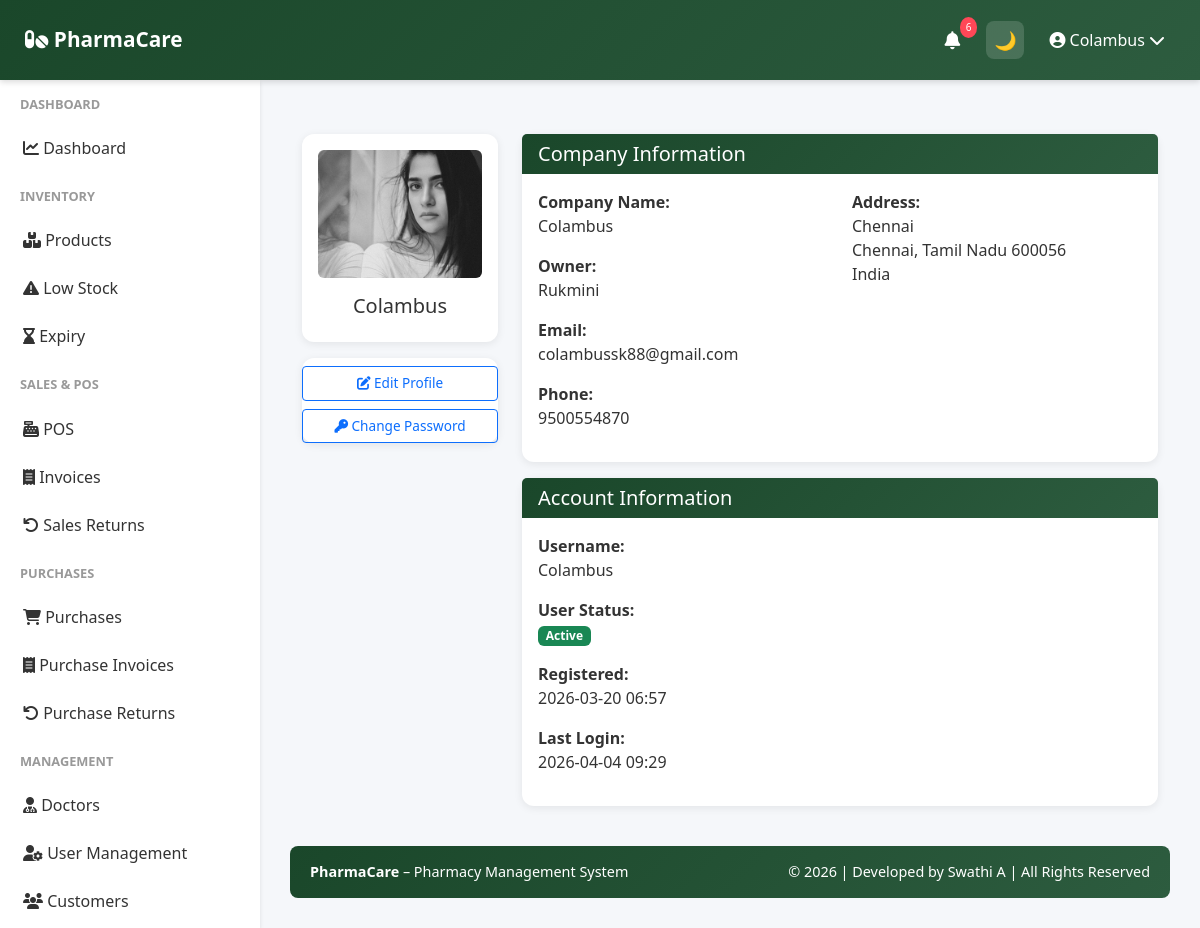
The app's page /profile (signed in) with its own data.
### app/models.py (models this page shows, shortened)
class User(UserMixin, db.Model):
    __tablename__ = 'user'
    id = db.Column(db.Integer, primary_key=True)
    company_id = db.Column(db.Integer, db.ForeignKey('company.id'), nullable=False)
    role = db.Column(db.String(20), default='manager')
    username = db.Column(db.String(255), unique=True, nullable=False)
    password_hash = db.Column(db.String(255), nullable=False)
    is_active = db.Column(db.Boolean, default=True)
    last_login = db.Column(db.DateTime)
    created_date = db.Column(db.DateTime, default=datetime.utcnow)
    updated_date = db.Column(db.DateTime, default=datetime.utcnow, onupdate=datetime.utcnow)
    company = db.relationship('Company', back_populates='user')

class Company(db.Model):
    __tablename__ = 'company'
    id = db.Column(db.Integer, primary_key=True)
    company_id = db.Column(db.String(36), unique=True, default=lambda: str(uuid.uuid4()))
    company_name = db.Column(db.String(255), nullable=False)
    owner_name = db.Column(db.String(255), nullable=False)
    email = db.Column(db.String(255), unique=True, nullable=False)
    phone = db.Column(db.String(20), nullable=False)
    address = db.Column(db.String(500), nullable=False)
    city = db.Column(db.String(100), nullable=False)
    state = db.Column(db.String(100), nullable=False)
    country = db.Column(db.String(100), nullable=False)
    postal_code = db.Column(db.String(20), nullable=False)
    gst_number = db.Column(db.String(50), unique=True)
    drug_license_number = db.Column(db.String(100), unique=True)
    logo_path = db.Column(db.String(500))
    is_active = db.Column(db.Boolean, default=True)
    created_date = db.Column(db.DateTime, default=datetime.utcnow)
    updated_date = db.Column(db.DateTime, default=datetime.utcnow, onupdate=datetime.utcnow)
    user = db.relationship('User', back_populates='company', uselist=False, cascade='all, delete-orphan')
    products = db.relationship('Product', back_populates='company', cascade='all, delete-orphan')
    sales = db.relationship('Sale', back_populates='company', cascade='all, delete-orphan')
    purchases = db.relationship('Purchase', back_populates='company', cascade='all, delete-orphan')
    customers = db.relationship('Customer', back_populates='company', cascade='all, delete-orphan')
    suppliers = db.relationship('Supplier', back_populates='company', cascade='all, delete-orphan')
    expenses = db.relationship('Expense', back_populates='company', cascade='all, delete-orphan')
    alerts = db.relationship('Alert', back_populates='company', cascade='all, delete-orphan')

### app/routes/auth.py (the view)
@auth_bp.route('/profile')
@login_required
def profile():
    company = current_user.company
    return render_template('profile.html', company=company)

### app/templates/profile.html (shortened to what this page needs)
{% extends "base.html" %}
{% block content %}
<div class="container mt-4">
    <div class="row">
        <div class="col-md-3">
            <div class="card text-center">
                <div class="card-body">
                    {% if company.logo_path %}
                    <img src="{{ url_for('static', filename=company.logo_path) }}" class="img-fluid rounded" style="max-height: 150px;">
                    {% else %}
                    <div class="bg-light rounded p-4">
                        <i class="fas fa-hospital" style="font-size: 80px; color: #ccc;"></i>
                    </div>
                    {% endif %}
                    <h5 class="mt-3">{{ company.company_name }}</h5>
                </div>
            </div>
            <div class="card mt-3">
                <div class="list-group list-group-flush">
                    <a href="{{ url_for('auth.edit_profile') }}" class="btn btn-outline-primary btn-sm w-100 mt-2">
                        <i class="fas fa-edit"></i> Edit Profile
                    </a>
                    <a href="{{ url_for('auth.change_password') }}" class="btn btn-outline-primary btn-sm w-100 mt-2">
                        <i class="fas fa-key"></i> Change Password
                    </a>
                </div>
            </div>
        </div>
        <div class="col-md-9">
            <div class="card">
                <div class="card-header">
                    <h5 class="mb-0">Company Information</h5>
                </div>
                <div class="card-body">
                    <div class="row">
                        <div class="col-md-6">
                            <p><strong>Company Name:</strong><br>{{ company.company_name }}</p>
                            <p><strong>Owner:</strong><br>{{ company.owner_name }}</p>
                            <p><strong>Email:</strong><br>{{ company.email }}</p>
                            <p><strong>Phone:</strong><br>{{ company.phone }}</p>
                        </div>
                        <div class="col-md-6">
                            <p><strong>Address:</strong><br>{{ company.address }}<br>{{ company.city }}, {{ company.state }} {{ company.postal_code }}<br>{{ company.country }}</p>
                        </div>
                    </div>
                </div>
            </div>
            <div class="card mt-3">
                <div class="card-header">
                    <h5 class="mb-0">Account Information</h5>
                </div>
                <div class="card-body">
                    <p><strong>Username:</strong><br>{{ current_user.username }}</p>
                    <p><strong>User Status:</strong><br><span class="badge bg-success">Active</span></p>
                        <p><strong>Registered:</strong><br>{{ company.created_date.strftime('%Y-%m-%d %H:%M') if company.created_date else '' }}</p>
                        <p><strong>Last Login:</strong><br>{{ current_user.last_login.strftime('%Y-%m-%d %H:%M') if current_user.last_login else '' }}</p>
                </div>
            </div>
        </div>
    </div>
</div>
{% endblock %}

### app/templates/base.html (shortened to what this page needs)
<!doctype html>
<html lang="en" data-theme="light">
  <head>
    <link
      href="https://cdn.jsdelivr.net/npm/bootstrap@5.3.0/dist/css/bootstrap.min.css"
      rel="stylesheet"
    />
    <link
      rel="stylesheet"
      href="https://cdnjs.cloudflare.com/ajax/libs/font-awesome/6.4.0/css/all.min.css"
    />
  </head>
  <body>
   <nav class="navbar">
  <a class="navbar-brand" href="{{ url_for('dashboard.dashboard') }}">
    <i class="fas fa-pills"></i> PharmaCare
  </a>
  <div class="navbar-right">
    <div class="nav-icon dropdown">
      <a href="#" data-bs-toggle="dropdown">
        <i class="fas fa-bell"></i>
        <span id="alert-badge" class="notification-badge">3</span>
      </a>
    </div>
    <button id="themeToggle" class="nav-icon">
      🌙
    </button>
    <div class="user-menu-navbar dropdown">
      <a href="#" data-bs-toggle="dropdown">
        <i class="fas fa-user-circle"></i>
        {{ current_user.username }}
        <i class="fas fa-chevron-down"></i>
      </a>
    </div>
  </div>
</nav>
    {% if current_user.is_authenticated %}
    <div class="sidebar">
      <nav class="nav flex-column">
        {% if current_user.company and current_user.company.company_name ==
        'Platform Admin' %}
        <div class="nav-section-title">Admin</div>
        <a
          class="nav-link {% if 'admin/companies' in request.path %}active{% endif %}"
          href="{{ url_for('admin.companies_list') }}"
        >
          <i class="fas fa-building"></i> Companies
        </a>
        <a class="nav-link" href="{{ url_for('auth.profile') }}">
          <i class="fas fa-cog"></i> Settings
        </a>
        {% else %}
        <div class="nav-section-title">Dashboard</div>
        <a
          class="nav-link {% if request.endpoint == 'dashboard.dashboard' %}active{% endif %}"
          href="{{ url_for('dashboard.dashboard') }}"
        >
          <i class="fas fa-chart-line"></i> Dashboard
        </a>
        <div class="nav-section-title">Inventory</div>
        <a
          class="nav-link {% if 'inventory' in request.path %}active{% endif %}"
          href="{{ url_for('inventory.products_list') }}"
        >
          <i class="fas fa-boxes"></i> Products
        </a>
        <a
          class="nav-link {% if request.endpoint == 'inventory.low_stock_report' %}active{% endif %}"
          href="{{ url_for('inventory.low_stock_report') }}"
        >
          <i class="fas fa-exclamation-triangle"></i> Low Stock
        </a>
        <a
          class="nav-link {% if request.endpoint == 'inventory.expiry_report' %}active{% endif %}"
          href="{{ url_for('inventory.expiry_report') }}"
        >
          <i class="fas fa-hourglass-end"></i> Expiry
        </a>
        <div class="nav-section-title">Sales & POS</div>
        <a
          class="nav-link {% if request.endpoint == 'sales.pos' %}active{% endif %}"
          href="{{ url_for('sales.pos') }}"
        >
          <i class="fas fa-cash-register"></i> POS
        </a>
        <a
          class="nav-link {% if 'invoices' in request.path %}active{% endif %}"
          href="{{ url_for('sales.invoices_list') }}"
        >
          <i class="fas fa-receipt"></i> Invoices
        </a>
        <a
          class="nav-link {% if request.endpoint == 'sales.sales_returns_list' %}active{% endif %}"
          href="{{ url_for('sales.sales_returns_list') }}"
        >
          <i class="fas fa-undo"></i> Sales Returns
        </a>
<div class="nav-section-title">Purchases</div>
<a
  class="nav-link {% if request.endpoint == 'purchases.purchases_list' %}active{% endif %}"
  href="{{ url_for('purchases.purchases_list') }}"
>
  <i class="fas fa-shopping-cart"></i> Purchases
</a>
<a
  class="nav-link {% if 'purchases' in request.path %}active{% endif %}"
  href="{{ url_for('purchases.purchases_list') }}"
>
  <i class="fas fa-receipt"></i> Purchase Invoices
</a>
<a
  class="nav-link {% if request.endpoint == 'purchases.returns_list' %}active{% endif %}"
  href="{{ url_for('purchases.returns_list') }}"
>
  <i class="fas fa-undo"></i> Purchase Returns
</a>
        <div class="nav-section-title">Management</div>
        <a
          class="nav-link {% if 'doctors' in request.path %}active{% endif %}"
          href="{{ url_for('doctors.doctors_list') }}"
        >
          <i class="fas fa-user-md"></i> Doctors
        </a>
        {% if current_user.role == 'owner' %}
        <a
          class="nav-link {% if 'users' in request.path %}active{% endif %}"
          href="{{ url_for('users.users_list') }}"
        >
          <i class="fas fa-user-cog"></i> User Management
        </a>
        {% endif %}
        <a
          class="nav-link {% if 'customers' in request.path %}active{% endif %}"
          href="{{ url_for('customers.customers_list') }}"
        >
          <i class="fas fa-users"></i> Customers
        </a>
        {% endif %}
      </nav>
    </div>
    {% endif %}
    <div
      class="{% if current_user.is_authenticated %}main-content{% else %}auth-page{% endif %}"
    >
       {% block content %}{% endblock %}
      <footer class="footer text-center">
        <div class="row">
          <div class="col-md-6 text-md-start">
            <strong>PharmaCare</strong> – Pharmacy Management System
          </div>
          <div class="col-md-6 text-md-end">
            © 2026 | Developed by Swathi A | All Rights Reserved
          </div>
        </div>
      </footer>
    </div>
  </body>
</html>

### app/templates/base.html (style rules this page uses)
:root { --primary-color: #1a472a; --secondary-color: #2d5c3f; --danger-color: #dc3545; --success-color: #28a745; --warning-color: #ffc107; --info-color: #17a2b8; --bg-color: #f5f7fa; --text-color: #333; --card-bg: #ffffff; --sidebar-bg: #ffffff; }
body { font-family: "Segoe UI", Tahoma, Geneva, Verdana, sans-serif; background: var(--bg-color); color: var(--text-color); }
.navbar { background: linear-gradient(135deg,var(--primary-color),var(--secondary-color)); box-shadow:0 2px 6px rgba(0,0,0,0.15); position:fixed; top:0; left:0; width:100%; height: 80px; z-index:1000; display:flex; align-items:center; justify-content:space-between; padding:0 25px; }
.navbar-brand { font-weight:600; font-size:1.3rem; }
.navbar-right { display:flex; align-items:center; gap:15px; }
.nav-icon { width:38px; height:38px; display:flex; align-items:center; justify-content:center; border-radius:8px; color:#fff; font-size:18px; cursor:pointer; position:relative; transition:all 0.25s ease; }
.navbar a { color:white !important; text-decoration:none; }
#themeToggle { border:none; background:rgba(255,255,255,0.15); width:38px; height:38px; border-radius:8px; display:flex; align-items:center; justify-content:center; font-size:18px; cursor:pointer; }
.navbar .fa-bell { color:white; }
.notification-badge { position:absolute; top:-4px; right:-6px; background:#ff4757; color:white; font-size:10px; padding:3px 6px; border-radius:50%; }
.user-menu-navbar { display:flex; align-items:center; gap:8px; color:white; font-weight:500; cursor:pointer; padding:6px 10px; border-radius:8px; transition:all 0.25s ease; }
.sidebar { background: var(--sidebar-bg); box-shadow:0 2px 4px rgba(0,0,0,0.1); position:fixed; top:80px; left:0; bottom:0; width:260px; overflow-y:auto; }
.sidebar .nav-link { color:var(--text-color); padding:12px 20px; border-left:3px solid transparent; transition:.3s; }
.sidebar .nav-section-title { font-size:.8rem; font-weight:600; color:#999; text-transform:uppercase; padding:15px 20px 10px; }
.main-content { margin-left:260px; margin-top:80px; padding:30px; }
.card, .stat-card { background:var(--card-bg); color:var(--text-color); border:none; border-radius:12px; box-shadow:0 2px 8px rgba(0,0,0,0.08); }
.card-header { background:linear-gradient(135deg,var(--primary-color),var(--secondary-color)); color:#fff; border:none; font-weight:600; }
.btn-sm { padding:6px 12px; font-size:.85rem; }
.footer { background:linear-gradient(135deg,var(--primary-color),var(--secondary-color)); color:#fff; padding:15px 20px; margin-top:40px; border-radius:8px; font-size:.9rem; }

### records on screen
User: username "Colambus", last_login "2026-04-04 09:29"
Company: logo_path (picture), company_name "Colambus", owner_name "Rukmini", email "colambussk88@gmail.com", phone "9500554870", address "Chennai", city "Chennai", state "Tamil Nadu", postal_code "600056", country "India", created_date "2026-03-20 06:57"
